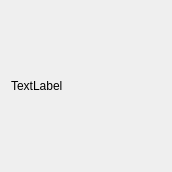
<?xml version="1.0" encoding="UTF-8"?>
<ui version="4.0">
 <class>Form</class>
 <widget class="QWidget" name="Form">
  <property name="geometry">
   <rect>
    <x>0</x>
    <y>0</y>
    <width>172</width>
    <height>172</height>
   </rect>
  </property>
  <property name="windowTitle">
   <string>Form</string>
  </property>
  <layout class="QGridLayout" name="gridLayout" columnstretch="0">
   <item row="0" column="0">
    <widget class="QLabel" name="logo">
     <property name="text">
      <string>TextLabel</string>
     </property>
     <property name="scaledContents">
      <bool>true</bool>
     </property>
    </widget>
   </item>
  </layout>
 </widget>
 <resources/>
 <connections/>
</ui>
